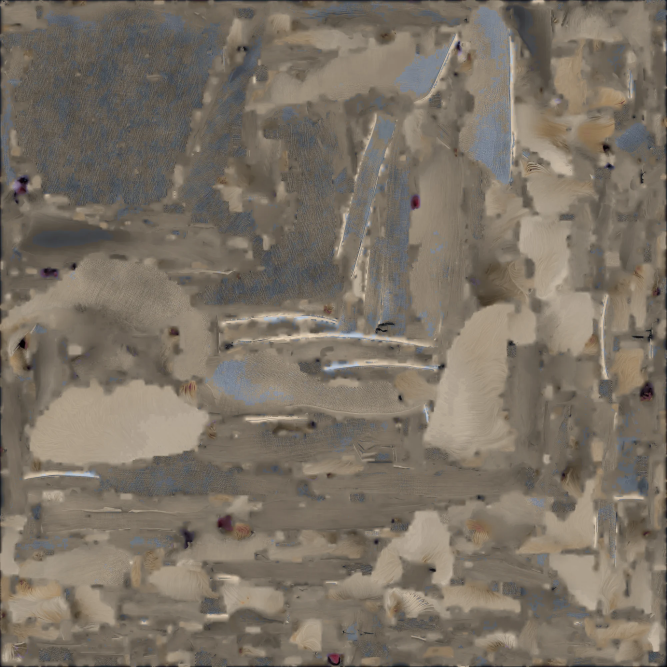
#> input picture models/shorkie-meshy.webp, 2000 x 2000 px (shown at 1/3 size)
$ python recolor_texture.py ../models/shorkie-meshy.webp out.png
#> lines starting #> are read from the running program, lines starting #| are printed output that depends on the picture; after the words box and inside, x2 and y2 are one past the last pixel; in counts of white or black regions, pixels touching at a corner belong together
# Usage: python3 tools/recolor_texture.py <meshy texture> <out.webp>
# Shifts the pinkish/grey Meshy texture to the dog's cream color and the tongue to pink.
import numpy as np, sys
from PIL import Image
im=Image.open(sys.argv[1]).convert('RGB')
#> im is the input picture: PIL image 2000x2000 RGB; mean R, G, B 123.2, 113.8, 101.4
hsv=np.asarray(im.convert('HSV')).astype(float)
h,s,v=hsv[...,0]*360/255,hsv[...,1]/255,hsv[...,2]/255
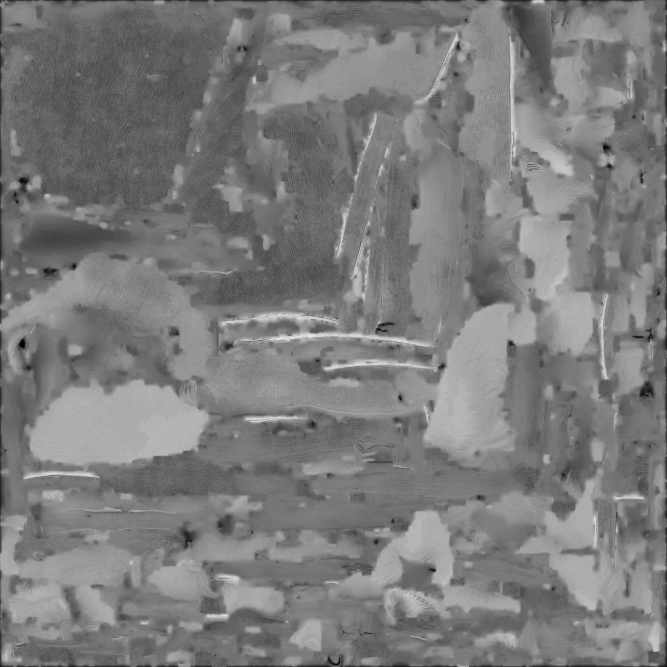
#> v: shape (2000, 2000) float64 (shown at 1/3 size); min 0, max 0.945, mean 0.486
# pink/salmon, low-saturation areas → cream; keep saturated (tongue) and dark (eyes, nose)
pink=((h>300)|(h<25))&(s<0.42)&(v>0.25)
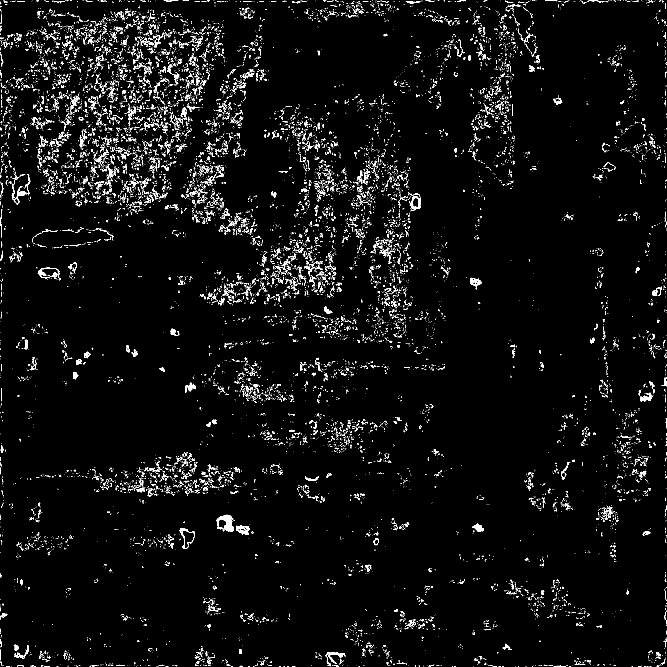
#> pink: shape (2000, 2000) bool (shown at 1/3 size); 3% white in thin lines or dots
w=np.clip((0.42-s)/0.12,0,1)*pink
target_h=34.0
dh=((target_h-h+180)%360)-180
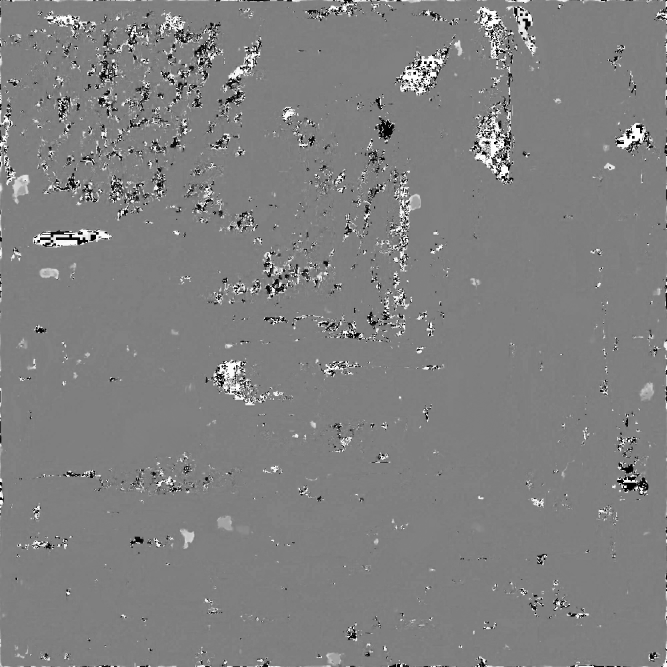
#> dh: shape (2000, 2000) float64 (shown at 1/3 size); min -179.2, max 179.4, mean 1.9; drawn with min black and max white
h2=(h+dh*w)%360
s2=s*(1-w)+np.clip(s*1.15+0.08,0,0.4)*w
v2=v*(1-w*0.04)
# grises (restos del cojín y sombras horneadas) → crema
grey=(s<0.12)&(v>0.3)
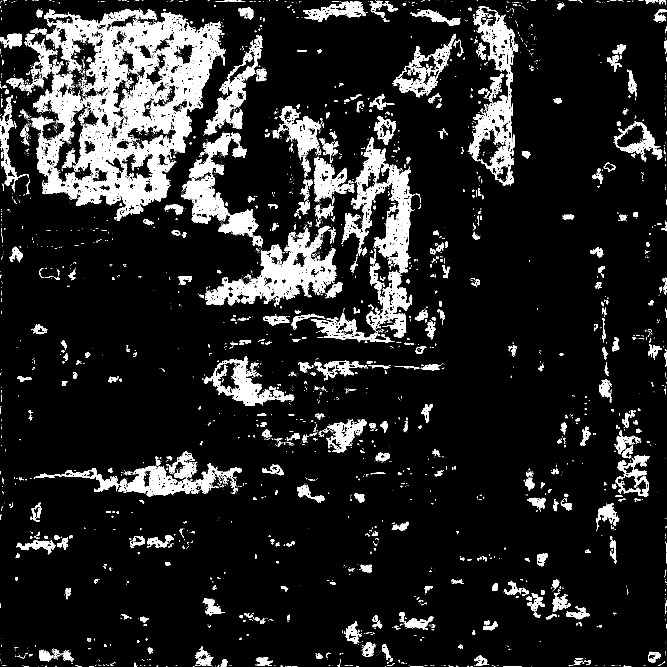
#> grey: shape (2000, 2000) bool (shown at 1/3 size); 11% white; 5883 white regions (5147 under 20 px), largest, box (x1, y1, x2, y2) and area: (100, 26, 674, 663) 122507, (1024, 411, 1246, 818) 26538, (616, 677, 1009, 916) 24866
h2=np.where(grey,target_h,h2)
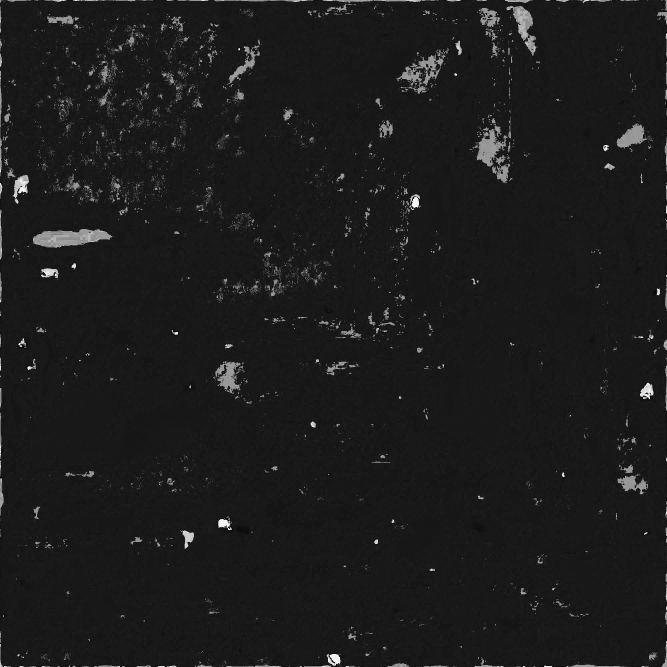
#> h2: shape (2000, 2000) float64 (shown at 1/3 size); min 0, max 359.9, mean 39.4; drawn with min black and max white
s2=np.where(grey,0.16+s*0.5,s2)
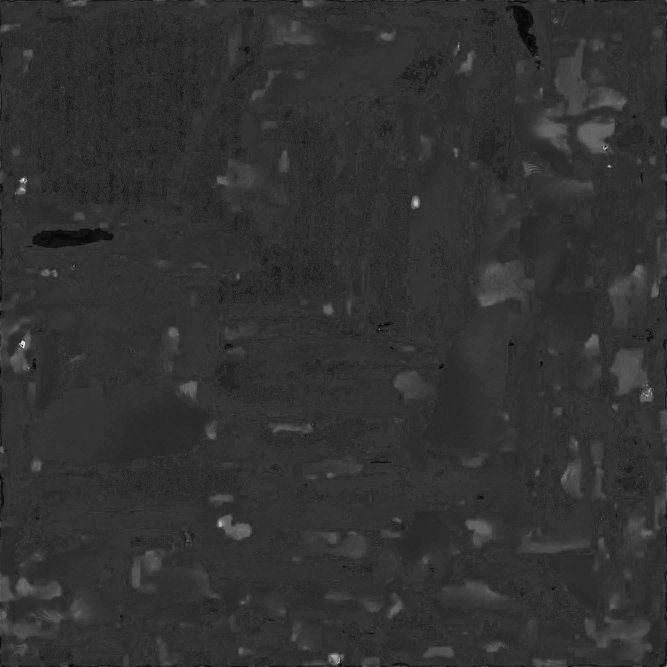
#> s2: shape (2000, 2000) float64 (shown at 1/3 size); min 0, max 1, mean 0.197
# lengua magenta → rosa
tongue=(h>270)&(h<335)&(s>=0.42)
#> tongue: shape (2000, 2000) bool; 0.01% white in thin lines or dots
h2=np.where(tongue,345,h2)
s2=np.where(tongue,s*0.75,s2)
out=np.stack([h2/360*255,s2*255,v2*255],-1).astype(np.uint8)
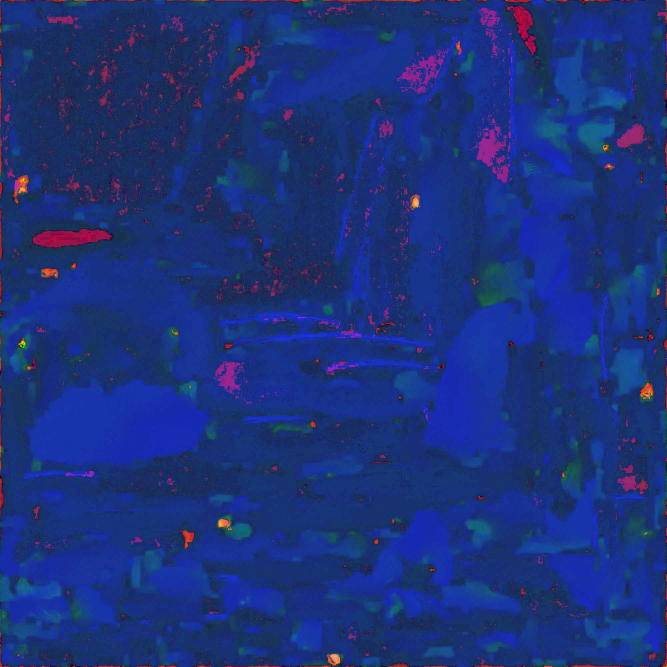
#> out: shape (2000, 2000, 3) (shown at 1/3 size); mean of channels 0, 1, 2 27.9, 50.1, 123.7; drawn as R, G, B
res=Image.fromarray(out,'HSV').convert('RGB')
res.save(sys.argv[2],quality=88,method=6)
